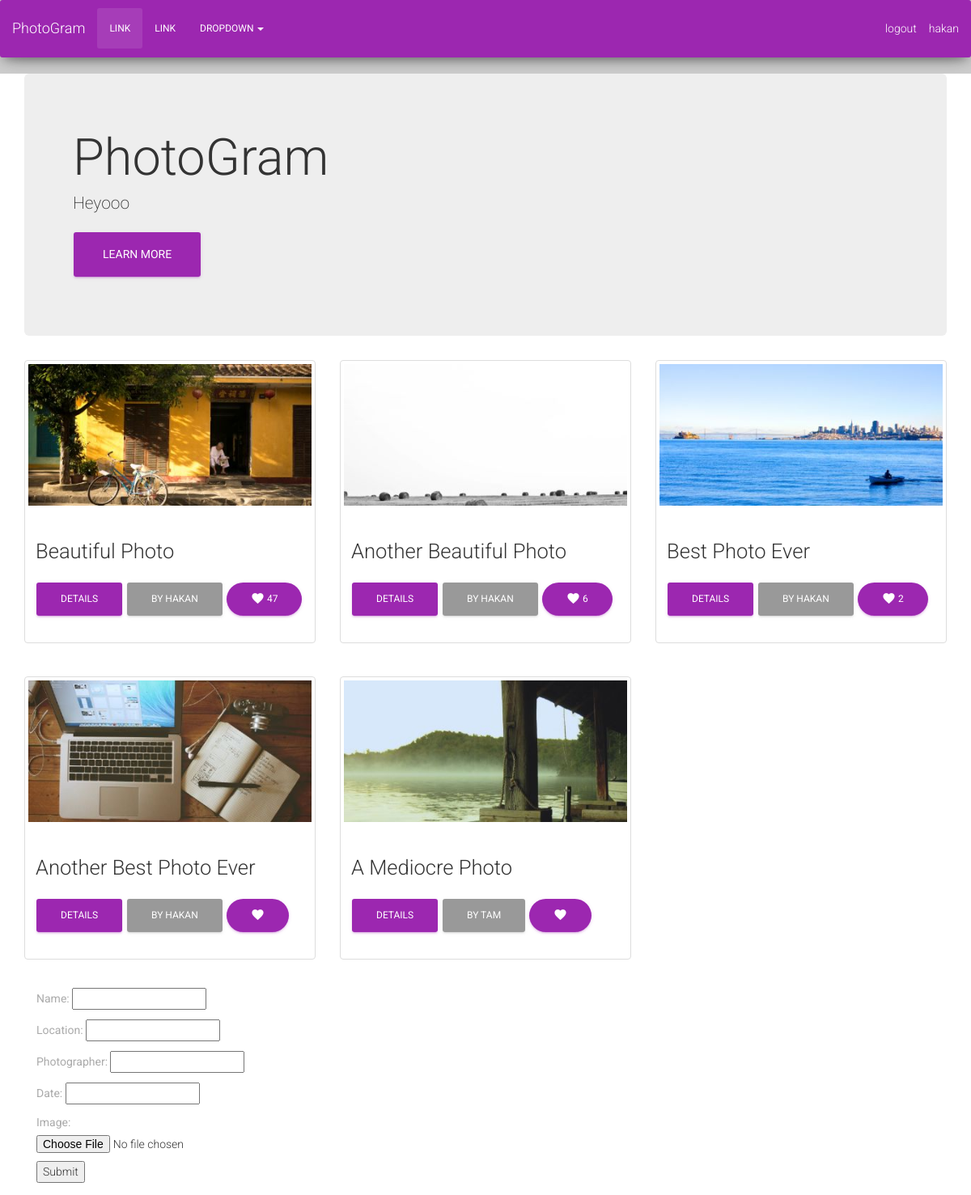
The app's page / (signed in) with its own data.
### photoGallery/models.py (models this page shows, shortened)
class Photograph(models.Model):
    user = models.ForeignKey(User)
    name = models.CharField(max_length=100)
    location = models.CharField(max_length=100)
    photographer = models.CharField(max_length=100)
    date = models.CharField(max_length=100) # Change to DateField
    image = models.ImageField(upload_to='image_files', default='media/default.png')
    likes = models.IntegerField(default=0)

### photoGallery/views.py (the view)
# urls.py: url(r'^$', views.index, name = 'index'),
def index(request):
    photographs = Photograph.objects.all()
    form = PhotographForm()
    return render(request, 'index.html', { 'photographs': photographs, 'form': form })

### photoGallery/forms.py
class PhotographForm(forms.ModelForm):
    class Meta:
        model = Photograph
        fields = ('name', 'location', 'photographer', 'date', 'image')

### photoGallery/templates/index.html
{% extends "base.html" %} {% load staticfiles %} {% block content %}
<div class="header">
    <div class="jumbotron">
        <h1>PhotoGram</h1>
        <p>Heyooo</p>
        <p><a class="btn btn-primary btn-lg" href="#" role="button">Learn more</a></p>
    </div>
</div>
<div class="wrapper">
    <div class=" row">
        {% for photograph in photographs %}
        <div class="col-md-4">
            <div class="photographItem thumbnail">
                <p>
                    <a href="/{{photograph.id}}/">
                        <img src="{{ photograph.image.url }}" alt="{{photograph.name}}">
                    </a>
                </p>
                <div class="caption">
                    <h3>{{photograph.name}}</h3>
                    <p><a href="/{{photograph.id}}/" class="btn btn-primary" role="button">Details</a>
                        <a href="/user/{{photograph.user.username}}" class="btn btn-default" role="button">by {{photograph.user.username}}</a>
                        <button id="likes" data-id="{{photograph.id}}" class="btn btn-primary btn-round" type="button">
                            <i class="material-icons">favorite</i> {% if photograph.likes > 0 %} {{photograph.likes}} {% endif %}
                        </button>
                    </p>
                </div>
            </div>
        </div>
        {% if forloop.counter|divisibleby:3 and not forloop.last %}
    </div>
    <br>
    <div class="row">
        {% endif %} {% endfor %}
    </div>
    <div class="panel-body">
        <form enctype="multipart/form-data" action="post_url/" method="post"> {% comment %} enctype is needed when uploading files to server{% endcomment %} {% csrf_token %} {{form.as_p}}
            <input type="submit" value="Submit" />
        </form>
    </div>
</div>
{% endblock content %}

### photoGallery/templates/base.html (shortened to what this page needs)
{% load staticfiles %}
<!doctype html>
<html lang="en">
<head>
	<link rel="stylesheet" href="https://maxcdn.bootstrapcdn.com/font-awesome/latest/css/font-awesome.min.css" />
    <link href="{% static "assets/css/bootstrap.min.css" %}" rel="stylesheet" />
    <link href="{% static "assets/css/material-kit.css" %}" rel="stylesheet"/>
	<link href="{% static "assets/css/style.css" %}" rel="stylesheet"/>
</head>
<body>
<nav class="navbar navbar-default" role="navigation">
	<div class="container-fluid">
    	<div class="navbar-header">
    		<a class="navbar-brand" href="/">PhotoGram</a>
    	</div>
    	<div class="collapse navbar-collapse" id="bs-example-navbar-collapse-1">
    		<ul class="nav navbar-nav">
				<li class="active"><a href="#">Link</a></li>
        		<li><a href="#">Link</a></li>
        		<li class="dropdown">
        			<a href="#" class="dropdown-toggle" data-toggle="dropdown">Dropdown <b class="caret"></b></a>
        		</li>
    		</ul>
			{% if user.is_authenticated %}
					<a class="navbar-text navbar-right"
					   href="{% url 'profile' user.username %}"> {{ user.username }}</a>
					<a class="navbar-text navbar-right"
					   href="{% url 'logout' %}" > logout </a>
            {% else %}
					<a class="navbar-text navbar-right"
					   href="{% url 'login' %}">login</a>
            {% endif %}
    	</div>
	</div>
</nav>
<div class="wrapper">
	<div class="main">
		<div class="container">
		{% block content %}{% endblock %}
		</div>
	</div>
</div>
</body>
</html>

### records on screen
Photograph: image (picture), name "Beautiful Photo", user.username "HAKAN", likes "47"
Photograph: image (picture), name "Another Beautiful Photo", user.username "HAKAN", likes "6"
Photograph: image (picture), name "Best Photo Ever", user.username "HAKAN", likes "2"
Photograph: image (picture), name "Another Best Photo Ever", user.username "HAKAN"
Photograph: image (picture), name "A Mediocre Photo", user.username "TAM"

### other values on screen
{{ user.username }} "hakan"
